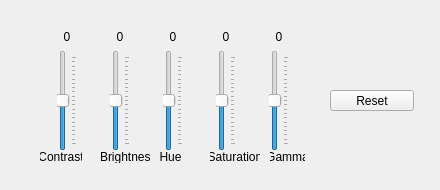
    <widget class="QWidget" name="tabWidgetPage1">
     <attribute name="title">
      <string>Video equalizer</string>
     </attribute>
     <widget class="QFrame" name="page_ve">
      <property name="geometry">
       <rect>
        <x>10</x>
        <y>10</y>
        <width>421</width>
        <height>171</height>
       </rect>
      </property>
      <property name="styleSheet">
       <string notr="true">QFrame{background:qlineargradient(spread:pad, x1:0.955, y1:1, x2:0.914318, y2:0.057, stop:0 rgba(0, 205, 248, 0), stop:1 rgba(255, 255, 255, 0))}</string>
      </property>
      <widget class="QWidget" name="gridLayoutWidget">
       <property name="geometry">
        <rect>
         <x>20</x>
         <y>20</y>
         <width>291</width>
         <height>121</height>
        </rect>
       </property>
       <layout class="QGridLayout" name="gridLayout_3">
        <property name="sizeConstraint">
         <enum>QLayout::SetDefaultConstraint</enum>
        </property>
        <item row="1" column="4">
         <widget class="rphSlider" name="gamma">
          <property name="styleSheet">
           <string notr="true"/>
          </property>
          <property name="minimum">
           <number>-100</number>
          </property>
          <property name="maximum">
           <number>100</number>
          </property>
          <property name="orientation">
           <enum>Qt::Vertical</enum>
          </property>
          <property name="tickPosition">
           <enum>QSlider::TicksBelow</enum>
          </property>
         </widget>
        </item>
        <item row="1" column="0">
         <widget class="rphSlider" name="contrast">
          <property name="styleSheet">
           <string notr="true"/>
          </property>
          <property name="minimum">
           <number>-100</number>
          </property>
          <property name="maximum">
           <number>100</number>
          </property>
          <property name="orientation">
           <enum>Qt::Vertical</enum>
          </property>
          <property name="tickPosition">
           <enum>QSlider::TicksBelow</enum>
          </property>
         </widget>
        </item>
        <item row="1" column="1">
         <widget class="rphSlider" name="brightness">
          <property name="styleSheet">
           <string notr="true"/>
          </property>
          <property name="minimum">
           <number>-100</number>
          </property>
          <property name="maximum">
           <number>100</number>
          </property>
          <property name="orientation">
           <enum>Qt::Vertical</enum>
          </property>
          <property name="tickPosition">
           <enum>QSlider::TicksBelow</enum>
          </property>
         </widget>
        </item>
        <item row="1" column="2">
         <widget class="rphSlider" name="Hue">
          <property name="styleSheet">
           <string notr="true"/>
          </property>
          <property name="minimum">
           <number>-100</number>
          </property>
          <property name="maximum">
           <number>100</number>
          </property>
          <property name="orientation">
           <enum>Qt::Vertical</enum>
          </property>
          <property name="tickPosition">
           <enum>QSlider::TicksBelow</enum>
          </property>
         </widget>
        </item>
        <item row="1" column="3">
         <widget class="rphSlider" name="Saturation">
          <property name="styleSheet">
           <string notr="true"/>
          </property>
          <property name="minimum">
           <number>-100</number>
          </property>
          <property name="maximum">
           <number>100</number>
          </property>
          <property name="orientation">
           <enum>Qt::Vertical</enum>
          </property>
          <property name="tickPosition">
           <enum>QSlider::TicksBelow</enum>
          </property>
         </widget>
        </item>
        <item row="0" column="0">
         <widget class="QLabel" name="label_3">
          <property name="frameShape">
           <enum>QFrame::NoFrame</enum>
          </property>
          <property name="frameShadow">
           <enum>QFrame::Plain</enum>
          </property>
          <property name="text">
           <string>0</string>
          </property>
          <property name="scaledContents">
           <bool>true</bool>
          </property>
          <property name="alignment">
           <set>Qt::AlignCenter</set>
          </property>
         </widget>
        </item>
        <item row="0" column="2">
         <widget class="QLabel" name="label_8">
          <property name="frameShape">
           <enum>QFrame::NoFrame</enum>
          </property>
          <property name="frameShadow">
           <enum>QFrame::Plain</enum>
          </property>
          <property name="text">
           <string>0</string>
          </property>
          <property name="scaledContents">
           <bool>true</bool>
          </property>
          <property name="alignment">
           <set>Qt::AlignCenter</set>
          </property>
         </widget>
        </item>
        <item row="0" column="3">
         <widget class="QLabel" name="label_9">
          <property name="frameShape">
           <enum>QFrame::NoFrame</enum>
          </property>
          <property name="frameShadow">
           <enum>QFrame::Plain</enum>
          </property>
          <property name="text">
           <string>0</string>
          </property>
          <property name="scaledContents">
           <bool>true</bool>
          </property>
          <property name="alignment">
           <set>Qt::AlignCenter</set>
          </property>
         </widget>
        </item>
        <item row="0" column="4">
         <widget class="QLabel" name="label_10">
          <property name="frameShape">
           <enum>QFrame::NoFrame</enum>
          </property>
          <property name="frameShadow">
           <enum>QFrame::Plain</enum>
          </property>
          <property name="text">
           <string>0</string>
          </property>
          <property name="scaledContents">
           <bool>true</bool>
          </property>
          <property name="alignment">
           <set>Qt::AlignCenter</set>
          </property>
         </widget>
        </item>
        <item row="0" column="1">
         <widget class="QLabel" name="label_7">
          <property name="frameShape">
           <enum>QFrame::NoFrame</enum>
          </property>
          <property name="frameShadow">
           <enum>QFrame::Plain</enum>
          </property>
          <property name="text">
           <string>0</string>
          </property>
          <property name="scaledContents">
           <bool>true</bool>
          </property>
          <property name="alignment">
           <set>Qt::AlignCenter</set>
          </property>
         </widget>
        </item>
       </layout>
      </widget>
      <widget class="QLabel" name="label">
       <property name="geometry">
        <rect>
         <x>30</x>
         <y>140</y>
         <width>42</width>
         <height>13</height>
        </rect>
       </property>
       <property name="styleSheet">
        <string notr="true">background-color: qlineargradient(spread:pad, x1:0.955, y1:1, x2:0.914318, y2:0.057, stop:0 rgba(14, 248, 0, 0), stop:1 rgba(255, 255, 255, 0));</string>
       </property>
       <property name="frameShape">
        <enum>QFrame::NoFrame</enum>
       </property>
       <property name="frameShadow">
        <enum>QFrame::Plain</enum>
       </property>
       <property name="text">
        <string>Contrast</string>
       </property>
       <property name="scaledContents">
        <bool>true</bool>
       </property>
       <property name="alignment">
        <set>Qt::AlignCenter</set>
       </property>
      </widget>
      <widget class="QLabel" name="label_2">
       <property name="geometry">
        <rect>
         <x>90</x>
         <y>140</y>
         <width>50</width>
         <height>13</height>
        </rect>
       </property>
       <property name="styleSheet">
        <string notr="true">background-color: qlineargradient(spread:pad, x1:0.955, y1:1, x2:0.914318, y2:0.057, stop:0 rgba(14, 248, 0, 0), stop:1 rgba(255, 255, 255, 0));</string>
       </property>
       <property name="text">
        <string>Brightness</string>
       </property>
      </widget>
      <widget class="QLabel" name="label_6">
       <property name="geometry">
        <rect>
         <x>150</x>
         <y>140</y>
         <width>21</width>
         <height>13</height>
        </rect>
       </property>
       <property name="styleSheet">
        <string notr="true">background-color: qlineargradient(spread:pad, x1:0.955, y1:1, x2:0.914318, y2:0.057, stop:0 rgba(14, 248, 0, 0), stop:1 rgba(255, 255, 255, 0));</string>
       </property>
       <property name="text">
        <string>Hue</string>
       </property>
       <property name="alignment">
        <set>Qt::AlignCenter</set>
       </property>
      </widget>
      <widget class="QLabel" name="label_4">
       <property name="geometry">
        <rect>
         <x>200</x>
         <y>140</y>
         <width>50</width>
         <height>13</height>
        </rect>
       </property>
       <property name="styleSheet">
        <string notr="true">background-color: qlineargradient(spread:pad, x1:0.955, y1:1, x2:0.914318, y2:0.057, stop:0 rgba(14, 248, 0, 0), stop:1 rgba(255, 255, 255, 0));</string>
       </property>
       <property name="text">
        <string>Saturation</string>
       </property>
       <property name="textFormat">
        <enum>Qt::AutoText</enum>
       </property>
       <property name="alignment">
        <set>Qt::AlignCenter</set>
       </property>
      </widget>
      <widget class="QLabel" name="label_5">
       <property name="geometry">
        <rect>
         <x>260</x>
         <y>140</y>
         <width>35</width>
         <height>13</height>
        </rect>
       </property>
       <property name="styleSheet">
        <string notr="true">background-color: qlineargradient(spread:pad, x1:0.955, y1:1, x2:0.914318, y2:0.057, stop:0 rgba(14, 248, 0, 0), stop:1 rgba(255, 255, 255, 0));</string>
       </property>
       <property name="text">
        <string>Gamma</string>
       </property>
       <property name="alignment">
        <set>Qt::AlignCenter</set>
       </property>
      </widget>
      <widget class="QPushButton" name="btnVEReset">
       <property name="geometry">
        <rect>
         <x>320</x>
         <y>80</y>
         <width>84</width>
         <height>21</height>
        </rect>
       </property>
       <property name="styleSheet">
        <string notr="true"/>
       </property>
       <property name="text">
        <string>Reset</string>
       </property>
      </widget>
     </widget>
    </widget>
